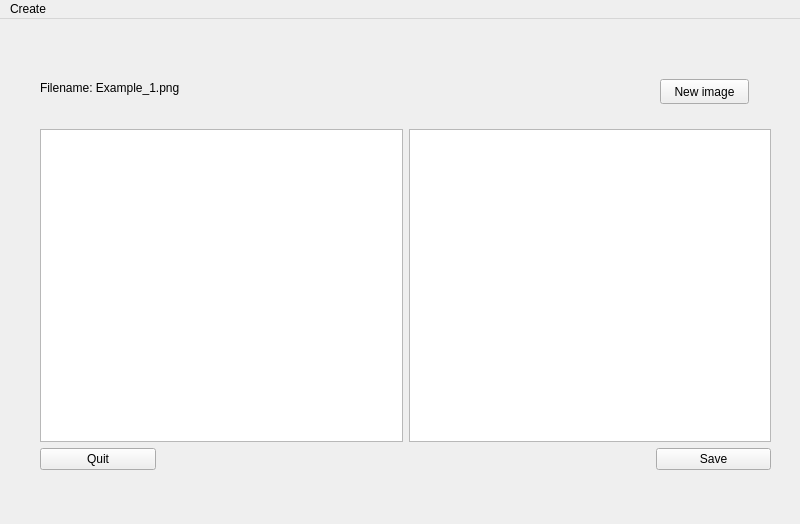
<?xml version="1.0" encoding="UTF-8"?>
<ui version="4.0">
 <class>MainWindow</class>
 <widget class="QMainWindow" name="MainWindow">
  <property name="geometry">
   <rect>
    <x>0</x>
    <y>0</y>
    <width>800</width>
    <height>524</height>
   </rect>
  </property>
  <property name="windowTitle">
   <string>MainWindow</string>
  </property>
  <widget class="QWidget" name="centralwidget">
   <widget class="QPushButton" name="pushButton">
    <property name="geometry">
     <rect>
      <x>660</x>
      <y>60</y>
      <width>89</width>
      <height>25</height>
     </rect>
    </property>
    <property name="text">
     <string>New image</string>
    </property>
   </widget>
   <widget class="QLabel" name="label">
    <property name="geometry">
     <rect>
      <x>40</x>
      <y>60</y>
      <width>281</width>
      <height>17</height>
     </rect>
    </property>
    <property name="text">
     <string>Filename: Example_1.png</string>
    </property>
   </widget>
   <widget class="QWidget" name="layoutWidget">
    <property name="geometry">
     <rect>
      <x>40</x>
      <y>110</y>
      <width>731</width>
      <height>341</height>
     </rect>
    </property>
    <layout class="QVBoxLayout" name="verticalLayout">
     <item>
      <layout class="QHBoxLayout" name="horizontalLayout">
       <item>
        <widget class="QGraphicsView" name="graphicsView_2"/>
       </item>
       <item>
        <widget class="QGraphicsView" name="graphicsView"/>
       </item>
      </layout>
     </item>
     <item>
      <layout class="QHBoxLayout" name="horizontalLayout_2">
       <property name="spacing">
        <number>500</number>
       </property>
       <item>
        <widget class="QPushButton" name="pushButton_2">
         <property name="text">
          <string>Quit</string>
         </property>
        </widget>
       </item>
       <item>
        <widget class="QPushButton" name="pushButton_3">
         <property name="text">
          <string>Save</string>
         </property>
        </widget>
       </item>
      </layout>
     </item>
    </layout>
   </widget>
  </widget>
  <widget class="QMenuBar" name="menuBar">
   <property name="geometry">
    <rect>
     <x>0</x>
     <y>0</y>
     <width>800</width>
     <height>22</height>
    </rect>
   </property>
   <widget class="QMenu" name="menuCreate">
    <property name="title">
     <string>Create</string>
    </property>
    <addaction name="separator"/>
    <addaction name="separator"/>
    <addaction name="separator"/>
   </widget>
   <addaction name="menuCreate"/>
  </widget>
 </widget>
 <resources/>
 <connections/>
</ui>
